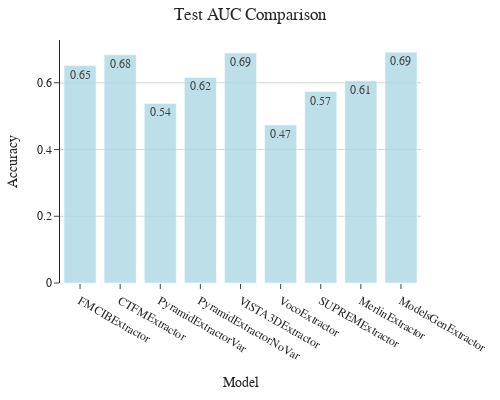

Notebook cell for this chart:
### Code cell
# Plot test accuracies
fig = plot_model_comparison(test_accuracies_dict)
fig.show() # Show the plot

### Figure 1 — Plotly figure (JSON) as saved in the notebook; plotly's stock layout.template omitted (floating-point values rounded to 4 significant figures)
{"data": [{"alignmentgroup": "True", "hovertemplate": "Model=%{x}<br>Accuracy=%{y}<extra></extra>", "legendgroup": "", "marker": {"color": "#ADD8E6", "opacity": 0.8, "pattern": {"shape": ""}}, "name": "", "offsetgroup": "", "orientation": "v", "showlegend": false, "textposition": "auto", "texttemplate": "%{y:.2f}", "type": "bar", "x": ["FMCIBExtractor", "CTFMExtractor", "PyramidExtractorVar", "PyramidExtractorNoVar", "VISTA3DExtractor", "VocoExtractor", "SUPREMExtractor", "MerlinExtractor", "ModelsGenExtractor"], "xaxis": "x", "y": [0.6515, 0.6839, 0.538, 0.6159, 0.6892, 0.4736, 0.5738, 0.6059, 0.6918], "yaxis": "y"}], "layout": {"barmode": "relative", "font": {"family": "Arial", "size": 12}, "height": 400, "legend": {"tracegroupgap": 0}, "margin": {"b": 20, "l": 20, "r": 20, "t": 40}, "showlegend": false, "title": {"text": "Test AUC Comparison", "x": 0.5, "xanchor": "center"}, "width": 500, "xaxis": {"anchor": "y", "domain": [0, 1], "showgrid": false, "showline": false, "tickfont": {"size": 12}, "title": {"text": "Model"}}, "yaxis": {"anchor": "x", "domain": [0, 1], "gridcolor": "lightgrey", "showgrid": true, "tickfont": {"size": 12}, "title": {"text": "Accuracy"}}}}
